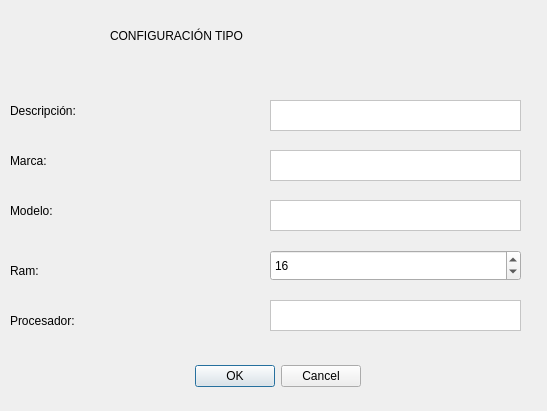
<?xml version="1.0" encoding="UTF-8"?>
<ui version="4.0">
 <class>RegistroConfigTip</class>
 <widget class="QDialog" name="RegistroConfigTip">
  <property name="geometry">
   <rect>
    <x>0</x>
    <y>0</y>
    <width>547</width>
    <height>411</height>
   </rect>
  </property>
  <property name="windowTitle">
   <string>Dialog</string>
  </property>
  <property name="styleSheet">
   <string notr="true">background-image: url(:/Fondos/Recursos/fondo13.jpg);</string>
  </property>
  <widget class="QDialogButtonBox" name="buttonBox">
   <property name="geometry">
    <rect>
     <x>90</x>
     <y>360</y>
     <width>271</width>
     <height>32</height>
    </rect>
   </property>
   <property name="orientation">
    <enum>Qt::Horizontal</enum>
   </property>
   <property name="standardButtons">
    <set>QDialogButtonBox::Cancel|QDialogButtonBox::Ok</set>
   </property>
  </widget>
  <widget class="QLabel" name="label">
   <property name="geometry">
    <rect>
     <x>110</x>
     <y>0</y>
     <width>321</width>
     <height>71</height>
    </rect>
   </property>
   <property name="styleSheet">
    <string notr="true">font: 20pt &quot;Sitka Display&quot;;</string>
   </property>
   <property name="text">
    <string>CONFIGURACIÓN TIPO</string>
   </property>
  </widget>
  <widget class="QWidget" name="widget" native="true">
   <property name="geometry">
    <rect>
     <x>0</x>
     <y>80</y>
     <width>521</width>
     <height>271</height>
    </rect>
   </property>
   <widget class="QLabel" name="label_4">
    <property name="geometry">
     <rect>
      <x>10</x>
      <y>10</y>
      <width>211</width>
      <height>41</height>
     </rect>
    </property>
    <property name="styleSheet">
     <string notr="true">font: 12pt &quot;Sitka Display&quot;;</string>
    </property>
    <property name="text">
     <string>Descripción:</string>
    </property>
   </widget>
   <widget class="QLabel" name="label_5">
    <property name="geometry">
     <rect>
      <x>10</x>
      <y>60</y>
      <width>211</width>
      <height>41</height>
     </rect>
    </property>
    <property name="styleSheet">
     <string notr="true">font: 12pt &quot;Sitka Display&quot;;
</string>
    </property>
    <property name="text">
     <string>Marca:</string>
    </property>
   </widget>
   <widget class="QLabel" name="label_6">
    <property name="geometry">
     <rect>
      <x>10</x>
      <y>110</y>
      <width>211</width>
      <height>41</height>
     </rect>
    </property>
    <property name="styleSheet">
     <string notr="true">font: 12pt &quot;Sitka Display&quot;;
</string>
    </property>
    <property name="text">
     <string>Modelo:</string>
    </property>
   </widget>
   <widget class="QLabel" name="label_7">
    <property name="geometry">
     <rect>
      <x>10</x>
      <y>170</y>
      <width>211</width>
      <height>41</height>
     </rect>
    </property>
    <property name="styleSheet">
     <string notr="true">font: 12pt &quot;Sitka Display&quot;;</string>
    </property>
    <property name="text">
     <string>Ram:</string>
    </property>
   </widget>
   <widget class="QLabel" name="label_8">
    <property name="geometry">
     <rect>
      <x>10</x>
      <y>220</y>
      <width>211</width>
      <height>41</height>
     </rect>
    </property>
    <property name="styleSheet">
     <string notr="true">font: 12pt &quot;Sitka Display&quot;;
color: rgb(0, 0, 0);</string>
    </property>
    <property name="text">
     <string>Procesador:</string>
    </property>
   </widget>
   <widget class="QTextEdit" name="textEdit_DescConfT">
    <property name="geometry">
     <rect>
      <x>270</x>
      <y>20</y>
      <width>251</width>
      <height>31</height>
     </rect>
    </property>
    <property name="styleSheet">
     <string notr="true">background-color: rgb(255, 255, 255);</string>
    </property>
    <property name="html">
     <string>&lt;!DOCTYPE HTML PUBLIC &quot;-//W3C//DTD HTML 4.0//EN&quot; &quot;http://www.w3.org/TR/REC-html40/strict.dtd&quot;&gt;
&lt;html&gt;&lt;head&gt;&lt;meta name=&quot;qrichtext&quot; content=&quot;1&quot; /&gt;&lt;style type=&quot;text/css&quot;&gt;
p, li { white-space: pre-wrap; }
&lt;/style&gt;&lt;/head&gt;&lt;body style=&quot; font-family:'MS Shell Dlg 2'; font-size:7.8pt; font-weight:400; font-style:normal;&quot;&gt;
&lt;p style=&quot;-qt-paragraph-type:empty; margin-top:0px; margin-bottom:0px; margin-left:0px; margin-right:0px; -qt-block-indent:0; text-indent:0px;&quot;&gt;&lt;br /&gt;&lt;/p&gt;&lt;/body&gt;&lt;/html&gt;</string>
    </property>
   </widget>
   <widget class="QTextEdit" name="textEdit_MarcConfT">
    <property name="geometry">
     <rect>
      <x>270</x>
      <y>70</y>
      <width>251</width>
      <height>31</height>
     </rect>
    </property>
    <property name="styleSheet">
     <string notr="true">background-color: rgb(255, 255, 255);</string>
    </property>
    <property name="html">
     <string>&lt;!DOCTYPE HTML PUBLIC &quot;-//W3C//DTD HTML 4.0//EN&quot; &quot;http://www.w3.org/TR/REC-html40/strict.dtd&quot;&gt;
&lt;html&gt;&lt;head&gt;&lt;meta name=&quot;qrichtext&quot; content=&quot;1&quot; /&gt;&lt;style type=&quot;text/css&quot;&gt;
p, li { white-space: pre-wrap; }
&lt;/style&gt;&lt;/head&gt;&lt;body style=&quot; font-family:'MS Shell Dlg 2'; font-size:7.8pt; font-weight:400; font-style:normal;&quot;&gt;
&lt;p style=&quot;-qt-paragraph-type:empty; margin-top:0px; margin-bottom:0px; margin-left:0px; margin-right:0px; -qt-block-indent:0; text-indent:0px;&quot;&gt;&lt;br /&gt;&lt;/p&gt;&lt;/body&gt;&lt;/html&gt;</string>
    </property>
   </widget>
   <widget class="QTextEdit" name="textEditModelConfT">
    <property name="geometry">
     <rect>
      <x>270</x>
      <y>120</y>
      <width>251</width>
      <height>31</height>
     </rect>
    </property>
    <property name="styleSheet">
     <string notr="true">background-color: rgb(255, 255, 255);</string>
    </property>
    <property name="html">
     <string>&lt;!DOCTYPE HTML PUBLIC &quot;-//W3C//DTD HTML 4.0//EN&quot; &quot;http://www.w3.org/TR/REC-html40/strict.dtd&quot;&gt;
&lt;html&gt;&lt;head&gt;&lt;meta name=&quot;qrichtext&quot; content=&quot;1&quot; /&gt;&lt;style type=&quot;text/css&quot;&gt;
p, li { white-space: pre-wrap; }
&lt;/style&gt;&lt;/head&gt;&lt;body style=&quot; font-family:'MS Shell Dlg 2'; font-size:7.8pt; font-weight:400; font-style:normal;&quot;&gt;
&lt;p style=&quot;-qt-paragraph-type:empty; margin-top:0px; margin-bottom:0px; margin-left:0px; margin-right:0px; -qt-block-indent:0; text-indent:0px;&quot;&gt;&lt;br /&gt;&lt;/p&gt;&lt;/body&gt;&lt;/html&gt;</string>
    </property>
   </widget>
   <widget class="QTextEdit" name="textEdit_ProcConfT">
    <property name="geometry">
     <rect>
      <x>270</x>
      <y>220</y>
      <width>251</width>
      <height>31</height>
     </rect>
    </property>
    <property name="styleSheet">
     <string notr="true">background-color: rgb(255, 255, 255);</string>
    </property>
    <property name="html">
     <string>&lt;!DOCTYPE HTML PUBLIC &quot;-//W3C//DTD HTML 4.0//EN&quot; &quot;http://www.w3.org/TR/REC-html40/strict.dtd&quot;&gt;
&lt;html&gt;&lt;head&gt;&lt;meta name=&quot;qrichtext&quot; content=&quot;1&quot; /&gt;&lt;style type=&quot;text/css&quot;&gt;
p, li { white-space: pre-wrap; }
&lt;/style&gt;&lt;/head&gt;&lt;body style=&quot; font-family:'MS Shell Dlg 2'; font-size:7.8pt; font-weight:400; font-style:normal;&quot;&gt;
&lt;p style=&quot;-qt-paragraph-type:empty; margin-top:0px; margin-bottom:0px; margin-left:0px; margin-right:0px; -qt-block-indent:0; text-indent:0px;&quot;&gt;&lt;br /&gt;&lt;/p&gt;&lt;/body&gt;&lt;/html&gt;</string>
    </property>
   </widget>
   <widget class="QSpinBox" name="spinBox_newRam">
    <property name="geometry">
     <rect>
      <x>270</x>
      <y>170</y>
      <width>251</width>
      <height>31</height>
     </rect>
    </property>
    <property name="value">
     <number>16</number>
    </property>
   </widget>
  </widget>
 </widget>
 <resources>
  <include location="decorativos.qrc"/>
 </resources>
 <connections>
  <connection>
   <sender>buttonBox</sender>
   <signal>accepted()</signal>
   <receiver>RegistroConfigTip</receiver>
   <slot>accept()</slot>
   <hints>
    <hint type="sourcelabel">
     <x>248</x>
     <y>254</y>
    </hint>
    <hint type="destinationlabel">
     <x>157</x>
     <y>274</y>
    </hint>
   </hints>
  </connection>
  <connection>
   <sender>buttonBox</sender>
   <signal>rejected()</signal>
   <receiver>RegistroConfigTip</receiver>
   <slot>reject()</slot>
   <hints>
    <hint type="sourcelabel">
     <x>316</x>
     <y>260</y>
    </hint>
    <hint type="destinationlabel">
     <x>286</x>
     <y>274</y>
    </hint>
   </hints>
  </connection>
 </connections>
</ui>
